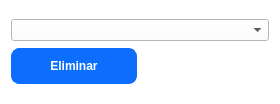
<?xml version="1.0" encoding="UTF-8"?>
<ui version="4.0">
 <class>Dialog_remove_author</class>
 <widget class="QDialog" name="Dialog_remove_author">
  <property name="geometry">
   <rect>
    <x>0</x>
    <y>0</y>
    <width>280</width>
    <height>104</height>
   </rect>
  </property>
  <property name="windowTitle">
   <string>Eliminar autor</string>
  </property>
  <property name="styleSheet">
   <string notr="true">QWidget {
  background-color: #fff;
}
QLabel {
  color: #464d55;
  font-weight: 600;
}
QLabel#heading {
  color: #0f1925;
  font-size: 18px;
  margin-bottom: 10px;
}

QLabel#subheading {
  color: #0f1925;
  font-size: 12px;
  font-weight: normal;
  margin-bottom: 10px;
}
QLineEdit {
  border-radius: 8px;
  border: 1px solid #e0e4e7;
  padding: 5px 15px;
}

QLineEdit:focus {
  border: 1px solid #d0e3ff;
}

QLineEdit::placeholder {
  color: #767e89;
}
QPushButton {
  background-color: #0d6efd;
  color: #fff;
  font-weight: 600;
  border-radius: 8px;
  border: 1px solid #0d6efd;
  padding: 10px 10px;
  margin-top: 1px;
  outline: 0px;
}
QPushButton:hover,
QPushButton:focus {
  background-color: #0b5ed7;
  border: 1px solid #9ac3fe;
}
QMenu {
background-color: #fff;
border: 1px solid black;
margin: 2px;
}
QMenu::item {
background-color: transparent;
}
QMenu::item:selected {
background-color: #0b5ed7;
color: rgb(255,255,255);
}
</string>
  </property>
  <layout class="QVBoxLayout" name="verticalLayout">
   <item>
    <layout class="QGridLayout" name="gridLayout">
     <item row="0" column="0" colspan="2">
      <widget class="QComboBox" name="comboBox_authors"/>
     </item>
     <item row="1" column="0">
      <widget class="QPushButton" name="pushButton_remove_author">
       <property name="text">
        <string>Eliminar</string>
       </property>
      </widget>
     </item>
    </layout>
   </item>
  </layout>
 </widget>
 <resources/>
 <connections/>
</ui>
